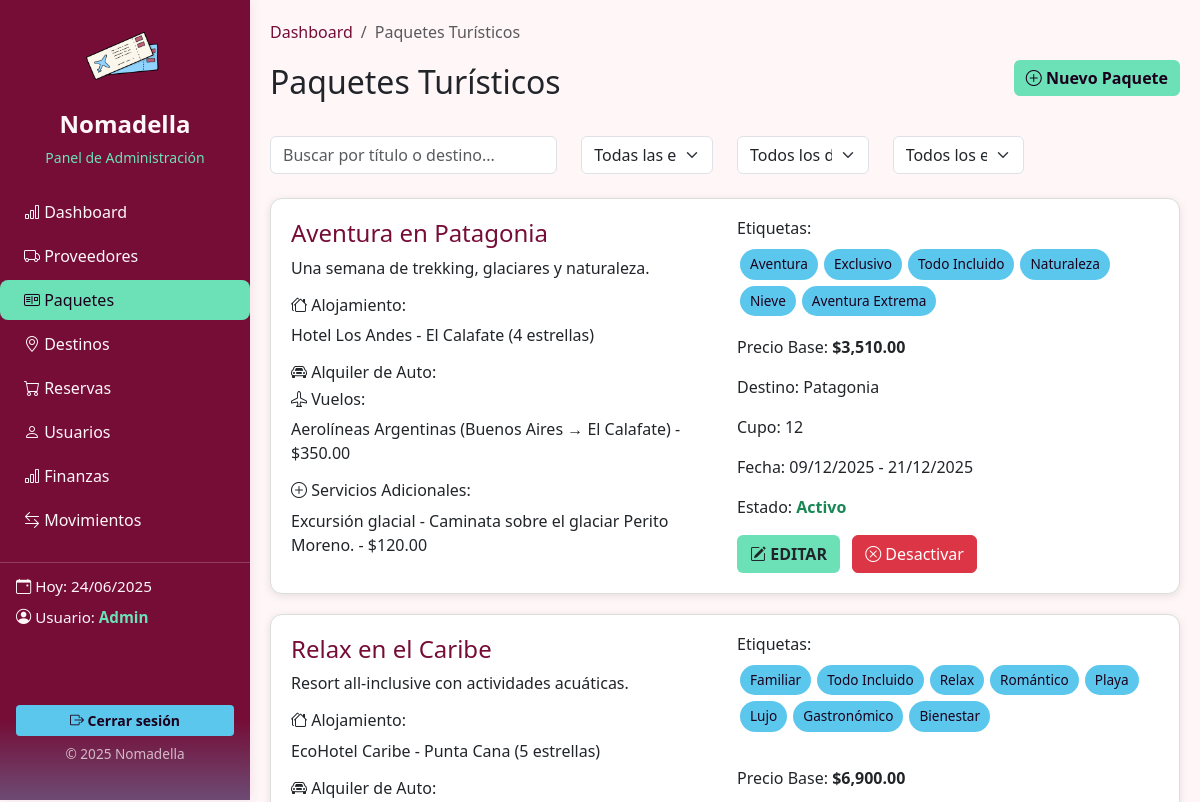
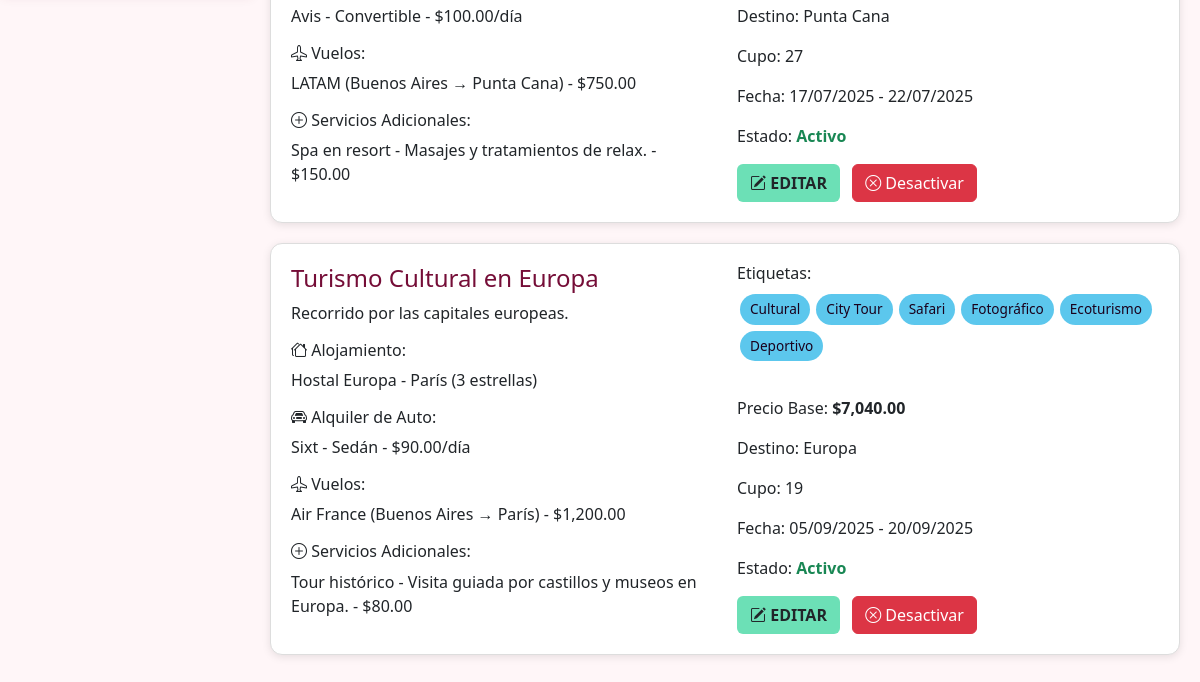
The page /public/dashboard/paquetes.php on the database as committed earlier (2 pictures, top to bottom).
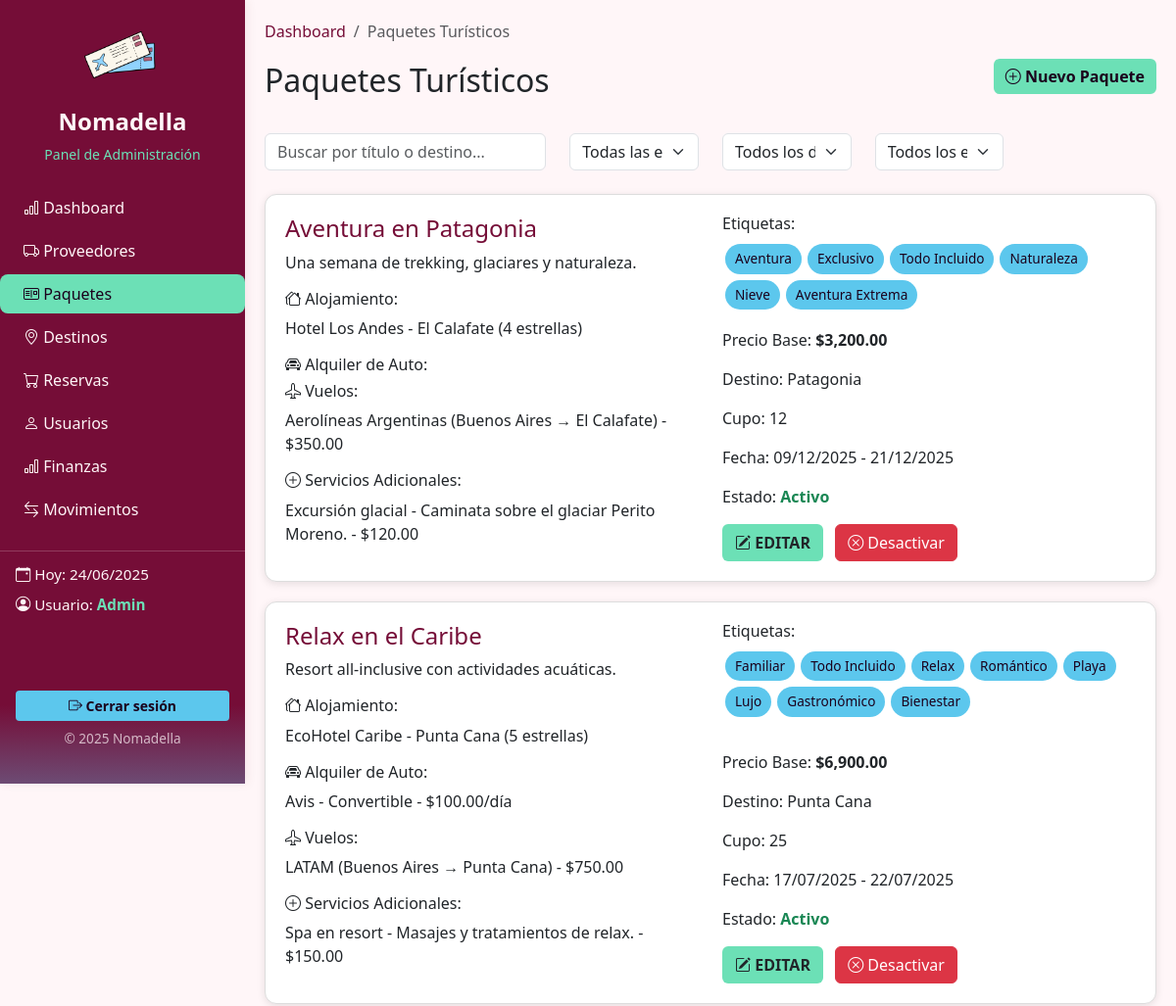
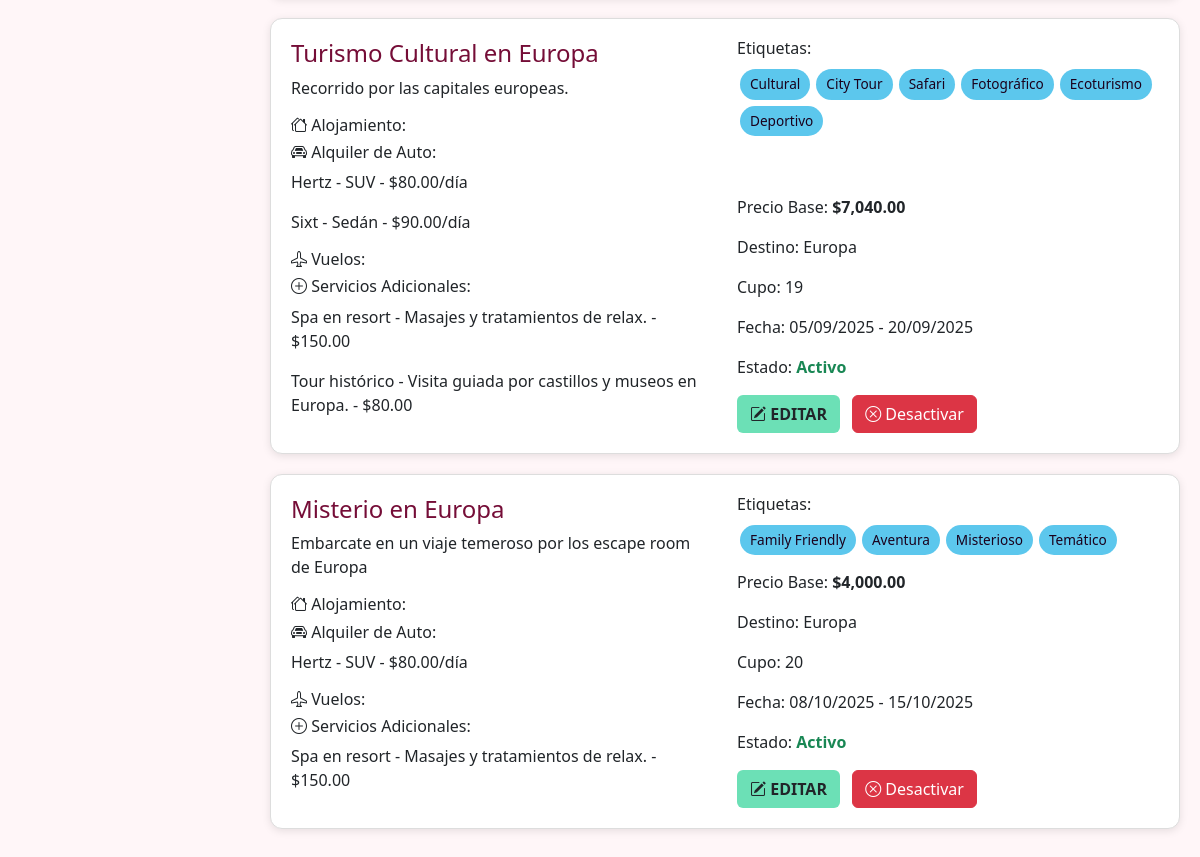
The same page on the database as committed later (2 pictures, top to bottom).
### tables this page shows
CREATE TABLE IF NOT EXISTS `paquetes_turisticos` (
  `id_paquete` int NOT NULL AUTO_INCREMENT,
  `nombre` varchar(200) DEFAULT NULL,
  `descripcion` text,
  `id_destino` int DEFAULT NULL,
  `precio_base` decimal(12,2) DEFAULT NULL,
  `fecha_inicio` date DEFAULT NULL,
  `fecha_fin` date DEFAULT NULL,
  `cupo_disponible` int DEFAULT NULL,
  `destino` varchar(150) DEFAULT NULL,
  `tipo_paquete` varchar(100) DEFAULT NULL,
  `activo` tinyint(1) DEFAULT NULL,
  PRIMARY KEY (`id_paquete`),
  KEY `fk_paquete_destino` (`id_destino`)
);

CREATE TABLE IF NOT EXISTS `alojamientos` (
  `id_alojamiento` int NOT NULL AUTO_INCREMENT,
  `nombre` varchar(200) DEFAULT NULL,
  `direccion` varchar(200) DEFAULT NULL,
  `ciudad` varchar(100) DEFAULT NULL,
  `categoria` varchar(50) DEFAULT NULL,
  `descripcion` text,
  `telefono` varchar(50) DEFAULT NULL,
  `precio_dia` int NOT NULL,
  `email_contacto` varchar(150) DEFAULT NULL,
  `id_proveedor` int DEFAULT NULL,
  `id_destino` int NOT NULL,
  PRIMARY KEY (`id_alojamiento`),
  KEY `id_proveedor` (`id_proveedor`),
  KEY `fk_aloj_destino` (`id_destino`)
);

CREATE TABLE IF NOT EXISTS `vuelos` (
  `id_vuelo` int NOT NULL AUTO_INCREMENT,
  `codigo_vuelo` varchar(50) DEFAULT NULL,
  `aerolinea` varchar(100) DEFAULT NULL,
  `origen` varchar(100) DEFAULT NULL,
  `destino` varchar(100) DEFAULT NULL,
  `id_destino` int NOT NULL,
  `fecha_salida` datetime NOT NULL,
  `fecha_llegada` datetime NOT NULL,
  `precio_base` decimal(12,2) DEFAULT NULL,
  PRIMARY KEY (`id_vuelo`),
  KEY `fk_vuelo_destino` (`id_destino`)
);

CREATE TABLE IF NOT EXISTS `servicios_adicionales` (
  `id_servicio` int NOT NULL AUTO_INCREMENT,
  `nombre` varchar(200) DEFAULT NULL,
  `id_destino` int NOT NULL,
  `ciudad` varchar(100) DEFAULT NULL,
  `descripcion` text,
  `tipo` varchar(100) DEFAULT NULL,
  `precio` decimal(10,2) DEFAULT NULL,
  `id_proveedor` int DEFAULT NULL,
  PRIMARY KEY (`id_servicio`),
  KEY `id_proveedor` (`id_proveedor`),
  KEY `fk_servicio_destino` (`id_destino`)
);

CREATE TABLE IF NOT EXISTS `alquiler_autos` (
  `id_alquiler` int NOT NULL AUTO_INCREMENT,
  `proveedor` varchar(150) DEFAULT NULL,
  `tipo_vehiculo` varchar(100) DEFAULT NULL,
  `ubicacion_retiro` varchar(150) DEFAULT NULL,
  `id_destino` int NOT NULL,
  `ubicacion_entrega` varchar(150) DEFAULT NULL,
  `precio_por_dia` decimal(10,2) DEFAULT NULL,
  `condiciones` text,
  `id_proveedor` int DEFAULT NULL,
  PRIMARY KEY (`id_alquiler`),
  KEY `id_proveedor` (`id_proveedor`),
  KEY `fk_auto_destino` (`id_destino`)
);

### public/dashboard/paquetes.php (the view, shortened to what the changed rows need)
<?php
include './sidebar.php';
include './conexion.php';
$paquetes = $pdo->query("SELECT * FROM paquetes_turisticos")->fetchAll(PDO::FETCH_ASSOC);
?>
<!DOCTYPE html>
<html lang="es">
<head>
    <link href="https://cdn.jsdelivr.net/npm/bootstrap@5.3.0/dist/css/bootstrap.min.css" rel="stylesheet">
    <link href="https://cdn.jsdelivr.net/npm/bootstrap-icons/font/bootstrap-icons.css" rel="stylesheet">
    <link rel="stylesheet" href="<?= BASE_URL . 'css/apartados.css' ?>">
</head>
<body>
    <div class="main-content">
        <div class="d-flex justify-content-between align-items-center mb-4">
            <h2>Paquetes Turísticos</h2>
        </div>
        <div id="paquetes-lista">
            <?php foreach ($paquetes as $paquete): ?>
                <?php
                $id_paquete = $paquete['id_paquete'];
                $stmt = $pdo->prepare("SELECT a.nombre, a.direccion, a.ciudad, a.categoria FROM alojamientos a JOIN paquete_alojamientos pa ON a.id_alojamiento = pa.id_alojamiento WHERE pa.id_paquete = ?");
                $stmt->execute([$id_paquete]);
                $alojamientos = $stmt->fetchAll(PDO::FETCH_ASSOC);
                $stmt = $pdo->prepare("SELECT aa.proveedor, aa.tipo_vehiculo, aa.precio_por_dia FROM alquiler_autos aa JOIN paquete_autos pa ON aa.id_alquiler = pa.id_alquiler WHERE pa.id_paquete = ?");
                $stmt->execute([$id_paquete]);
                $autos = $stmt->fetchAll(PDO::FETCH_ASSOC);
                $stmt = $pdo->prepare("SELECT v.aerolinea, v.origen, v.destino, v.precio_base FROM vuelos v JOIN paquete_vuelos pv ON v.id_vuelo = pv.id_vuelo WHERE pv.id_paquete = ?");
                $stmt->execute([$id_paquete]);
                $vuelos = $stmt->fetchAll(PDO::FETCH_ASSOC);
                $stmt = $pdo->prepare("SELECT s.nombre, s.descripcion, s.precio FROM servicios_adicionales s JOIN paquete_servicios ps ON s.id_servicio = ps.id_servicio WHERE ps.id_paquete = ?");
                $stmt->execute([$id_paquete]);
                $servicios = $stmt->fetchAll(PDO::FETCH_ASSOC);
                $stmt = $pdo->prepare("SELECT e.nombre FROM etiquetas e JOIN paquete_etiquetas pe ON e.id_etiqueta = pe.id_etiqueta WHERE pe.id_paquete = ?");
                $stmt->execute([$id_paquete]);
                $etiquetas = $stmt->fetchAll(PDO::FETCH_COLUMN);
                ?>
                <div class="card-paquete">
                    <div class="row">
                        <div class="col-md-6">
                            <h4 style="color:#750D37"><?= htmlspecialchars($paquete['nombre']) ?></h4>
                            <p><?= htmlspecialchars($paquete['descripcion']) ?></p>
                            <h6><i class="bi bi-houses"></i> Alojamiento:</h6>
                            <?php foreach ($alojamientos as $a): ?>
                                <p> <?= htmlspecialchars($a['nombre']) ?> - <?= htmlspecialchars($a['ciudad']) ?> (<?= htmlspecialchars($a['categoria']) ?>)</p>
                            <?php endforeach; ?>
                            <h6><i class="bi bi-car-front"></i> Alquiler de Auto:</h6>
                            <?php foreach ($autos as $a): ?>
                                <p> <?= htmlspecialchars($a['proveedor']) ?> - <?= htmlspecialchars($a['tipo_vehiculo']) ?> - $<?= number_format($a['precio_por_dia'], 2) ?>/día</p>
                            <?php endforeach; ?>
                            <h6><i class="bi bi-airplane"></i> Vuelos:</h6>
                            <?php foreach ($vuelos as $v): ?>
                                <p> <?= htmlspecialchars($v['aerolinea']) ?> (<?= htmlspecialchars($v['origen']) ?> → <?= htmlspecialchars($v['destino']) ?>) - $<?= number_format($v['precio_base'], 2) ?></p>
                            <?php endforeach; ?>
                            <h6><i class="bi bi-plus-circle"></i> Servicios Adicionales:</h6>
                            <?php foreach ($servicios as $s): ?>
                                <p> <?= htmlspecialchars($s['nombre']) ?> - <?= htmlspecialchars($s['descripcion']) ?> - $<?= number_format($s['precio'], 2) ?></p>
                            <?php endforeach; ?>
                        </div>
                        <div class="col-md-6 d-flex flex-column justify-content-between">
                            <div>
                                <h6>Etiquetas:</h6>
                                <div class="d-flex flex-wrap">
                                    <?php foreach ($etiquetas as $et): ?>
                                        <span class="etiqueta"><?= htmlspecialchars($et) ?></span>
                                    <?php endforeach; ?>
                                </div>
                            </div>
                            <div>
                                <div>
                                    <p>Precio Base: <b>$<?= number_format($paquete['precio_base'], 2) ?></b></p>
                                    <p>Destino: <?= htmlspecialchars($paquete['destino']) ?></p>
                                    <p>Cupo: <?= $paquete['cupo_disponible']?></p>
                                    <p>Fecha: <?= date("d/m/Y", strtotime($paquete['fecha_inicio'])) ?> - <?= date("d/m/Y", strtotime($paquete['fecha_fin'])) ?></p>
                                </div>
                                <div>
                                    <p>Estado:
                                        <?php if ($paquete['activo'] == '1'): ?>
                                            <span class="text-success fw-bold">Activo</span>
                                        <?php else: ?>
                                            <span class="text-danger fw-bold">Inactivo</span>
                                        <?php endif; ?>
                                    </p>
                                </div>
                                <a href="editar_paquete.php?id=<?= $id_paquete ?>" class="btn btn-editar"><i class="bi bi-pencil-square"></i> EDITAR</a>
                                <?php if ($paquete['activo']): ?>
                                    <a href="#" id="btn-toggle-<?= $paquete['id_paquete'] ?>" class="btn btn-danger ms-2"
                                        onclick="confirmarEliminacion(<?= $paquete['id_paquete'] ?>); return false;">
                                        <i class="bi bi-x-circle"></i> Desactivar
                                    </a>
                                <?php endif; ?>
                            </div>
                        </div>
                    </div>
                </div>
            <?php endforeach; ?>
        </div>
    </div>
</body>
</html>

Rows that differ between the two databases and show on the page:
changed paquetes_turisticos "Aventura en Patagonia": precio_base "3,510.00" → "3,200.00"
changed paquetes_turisticos "Relax en el Caribe": cupo_disponible "27" → "25"
changed paquetes_turisticos "Turismo Cultural en Europa": loses alojamientos (nombre "Hostal Europa", ciudad "París", categoria "3 estrellas"); loses vuelos (aerolinea "Air France", origen "Buenos Aires", destino "París", precio_base "1,200.00"); gains servicios_adicionales (nombre "Spa en resort", descripcion "Masajes y tratamientos de relax.", precio "150.00")
now on this page (row unchanged): alquiler_autos: proveedor "Hertz", tipo_vehiculo "SUV", precio_por_dia "80.00"
added paquetes_turisticos: nombre "Misterio en Europa", descripcion "Embarcate en un viaje temeroso por los escape room de Europa", et "Family Friendly", et "Aventura", et "Misterioso", et "Temático", precio_base "4,000.00", destino "Europa", cupo_disponible "20", fecha_inicio "08/10/2025", fecha_fin "15/10/2025", activo "Activo", servicios_adicionales (nombre "Spa en resort", descripcion "Masajes y tratamientos de relax.", precio "150.00")
